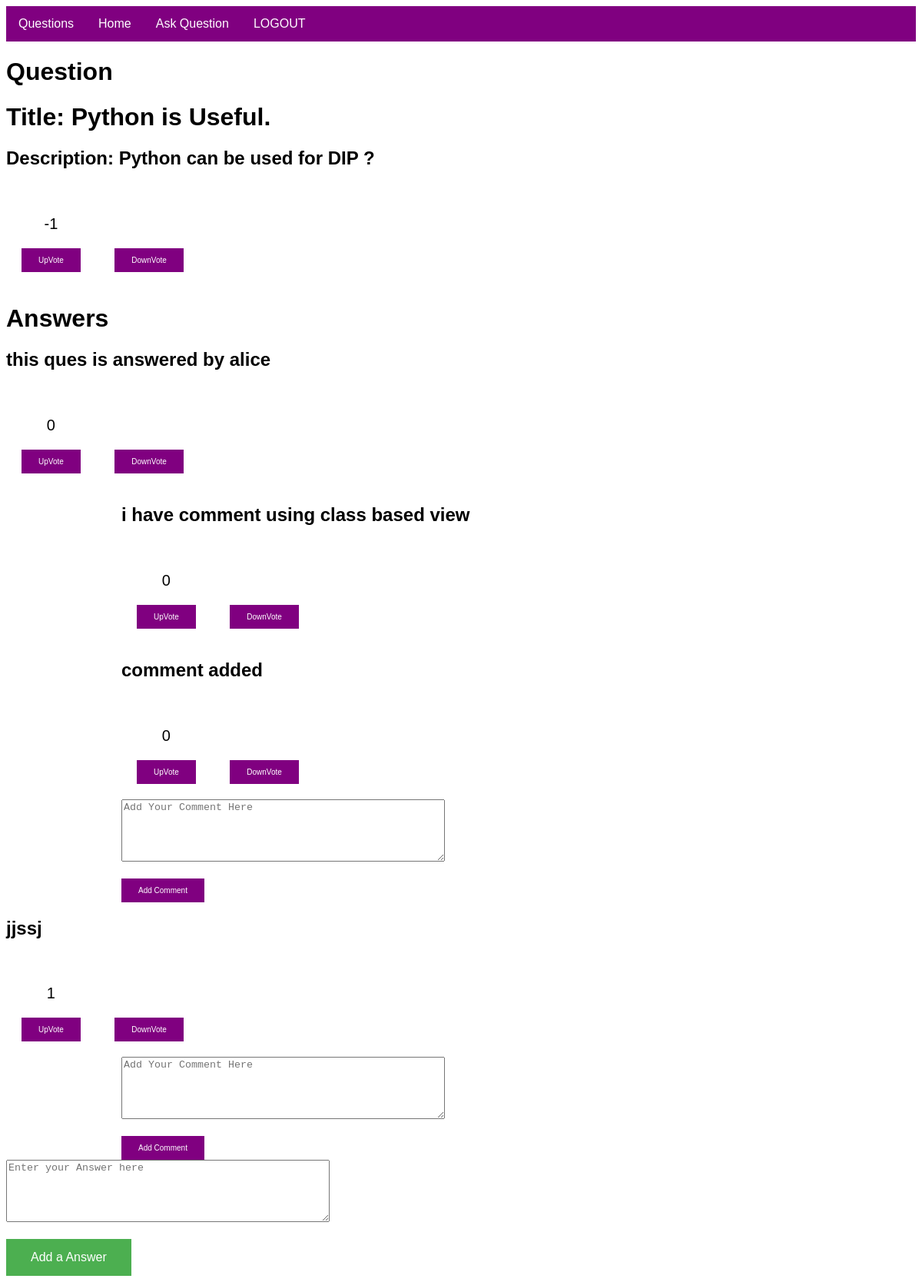
The app's page /question/questions/2 (signed in) with its own data.
### dashboard/models.py (models this page shows, shortened)
class Question(models.Model):
    user = models.ForeignKey(User, on_delete=models.CASCADE, null=True)
    title = models.TextField()
    text = models.TextField()
    created = models.DateTimeField(auto_now_add=True)
    comment = GenericRelation(Comment, related_query_name='question')
    vote = GenericRelation(Vote)

class Answer(models.Model):
    user = models.ForeignKey(User, on_delete=models.CASCADE, null=True)
    text = models.TextField()
    created = models.DateTimeField(auto_now_add=True)
    updated = models.DateTimeField(auto_now_add=True)
    comment = GenericRelation(Comment, related_query_name='answer')
    question = models.ForeignKey(Question, on_delete=models.CASCADE)
    vote = GenericRelation(Vote)

class Comment(models.Model):
    user = models.ForeignKey(User, on_delete=models.CASCADE, null=True)
    text = models.TextField(null=False, blank=False)
    content_type = models.ForeignKey(ContentType, on_delete=models.CASCADE)
    object_id = models.PositiveIntegerField()
    content_object = GenericForeignKey('content_type', 'object_id')
    vote = GenericRelation(Vote)

### question/views.py (the view, shortened to what this page needs)
# urls.py: path(r'questions/<int:id>', Ques.as_view(), name='questions'),
class Ques(View):
    def get(self, request, *args, **kwargs):
        key = 'question_id=' + str(kwargs['id'])
        cache_data = cache.get(key)
        if request.user.is_authenticated == False:
            return render(request, "question/question.html", {'Object': cache_data, 'id': kwargs['id']})
        if cache_data is not None:
            value = cache.get(key)
            quest = value['question']
        else:
            quest = Question.objects.get(id=kwargs['id'])
        response = dict()
        response['question'] = quest
        response['upvote'] = quest.vote.filter(activity_type=Vote.UP_VOTE).count()
        response['downvote'] = quest.vote.filter(activity_type=Vote.DOWN_VOTE).count()
        response['vote'] = response['upvote'] - response['downvote']
        response['comments'] = []
        response['answers'] = []
        comments = []
        response['comments'] = comments
        ans_list = Answer.objects.filter(question_id=kwargs['id'])
        answer = []
        for ans in ans_list:
            d = dict()
            d['answer'] = ans
            d['upvote'] = ans.vote.filter(activity_type=Vote.UP_VOTE).count()
            d['downvote'] = ans.vote.filter(activity_type=Vote.DOWN_VOTE).count()
            d['vote'] = d['upvote'] - d['downvote']
            d['comments'] = []
            comments = []
            for comment in ans.comment.all():
                c = dict()
                c['comment'] = comment
                c['upvote'] = comment.vote.filter(activity_type=Vote.UP_VOTE).count()
                c['downvote'] = comment.vote.filter(activity_type=Vote.DOWN_VOTE).count()
                c['vote'] = c['upvote'] - c['downvote']
                comments.append(c)
            d['comments'].append(comments)
            answer.append(d)
        response['answers'] = answer
        cache.set(key,response)
        return render(request, "question/question.html", {'Object': response, 'id': kwargs['id']})

### templates/question/question.html (shortened to what this page needs)
{% extends 'base.html' %}
{% block content %}
<div class="navbar">
    <a href = "{% url 'dashboard_home' %}">Questions</a>
    {% if request.user.is_authenticated %}
        <a href="{% url 'dashboard_login_home' %}">Home</a>
        <a href="{% url 'ask_question' %}">Ask Question</a>
        <a href="{% url 'dashboard_logout' %}">LOGOUT</a>
        {% else %}
        <a href="{% url 'dashboard_login' %}">LOGIN</a>
    {% endif%}
</div>
<h1> Question </h1>
<div>
    <h1>Title: {{ Object.question.title }} </h1>
    <h2>Description: {{ Object.question.text }} </h2>
</div>
<div>
    <form method="post" action="{% url 'add_vote' id=id%}">
        <ul class="nav">
        <li>
            <p align="center">{{ Object.vote }}</p>
            <button class="button1" type="submit"  name="upvote" >UpVote</button>
        </li>
        <li>
            <button class="button1" type="submit" name="downvote" >DownVote</button>
         </li>
        </ul>
    </form>
</div>
{% if Object.answers %}
    <h1>Answers</h1>
    {% for answer in Object.answers %}
        <h2>{{ answer.answer.text }}</h2>
            <form method="post" action="{% url 'add_vote' id=answer.answer.id%}">
                <ul class="nav">
        <li>
            <p align="center">{{ answer.vote }}</p>
            <button class="button1" type="submit" name="upvote" >UpVote</button>
        </li>
        <li>
            <button class="button1" type="submit" name="downvote" >DownVote</button>
         </li>
        </ul>
            </form>
<div style="margin-left: 150px; background: none" >
        {% for item in answer.comments  %}
            {% for comment in item %}
                {% if comment.comment %}
                     <h2 >{{ comment.comment.text }}</h2>
                        <form method="post" action="{% url 'add_vote' id=comment.comment.id%}">
                            <ul class="nav">
        <li>
            <p align="center">{{ comment.vote }}</p>
            <button class="button1" type="submit" name="upvote" >UpVote</button>
        </li>
        <li>
            <button class="button1" type="submit" name="downvote" >DownVote</button>
         </li>
        </ul>
                        </form>
                   {% else %}
                         <p> No comments here yet :(</p>
                   {% endif %}
            {% endfor  %}
            {% if request.user.is_authenticated %}
                   <form method="post" action="{% url 'add_comment' id=answer.answer.id%}">
                         <textarea rows = "5" cols = "50" name = "comment" placeholder="Add Your Comment Here"></textarea>    <br><br>
                       <button class="button1" type="submit"> Add Comment </button>
                   </form>
            {% endif %}
        </div>
        {% endfor %}
    {% endfor %}
{% else %}
      <p> No answers here yet :(</p>
{% endif %}
{% if request.user.is_authenticated %}
<form method="post" action="{% url 'add_answer' id=id%}">
    <textarea rows = "5" cols = "50" name = "answer" placeholder="Enter your Answer here"></textarea>
    <br><br>
    <button class="button" type="submit"> Add a Answer </button>
</form>
{% endif %}
{% endblock %}

### templates/base.html (style rules this page uses)
.nav { background-color: none; list-style-type: none; text-align: none; margin: 0; padding: 0; }
.nav li { display: inline-block; font-size: 20px; padding: 20px; }
body { font-family: Arial, Helvetica, sans-serif; }
.navbar { overflow: hidden; background-color: purple; }
.navbar a { float: left; font-size: 16px; color: white; text-align: center; padding: 14px 16px; text-decoration: none; }
.button { background-color: #4CAF50; border: none; color: white; padding: 15px 32px; text-align: center; text-decoration: none; display: inline-block; font-size: 16px; }
.button1 { background-color: purple; border: none; color: white; padding: 10px 22px; text-align: center; text-decoration: none; display: inline-block; font-size: 10px; }

### records on screen
Question: question "Python is Useful.", question.text "Python can be used for DIP ?"
Answer: answer.text "this ques is answered by alice", vote "0"
Comment: comment.text "i have comment using class based view", vote "0"
Comment: comment.text "comment added", vote "0"
Answer: answer.text "jjssj", vote "1"

### other values on screen
{{ Object.vote }} "-1"
